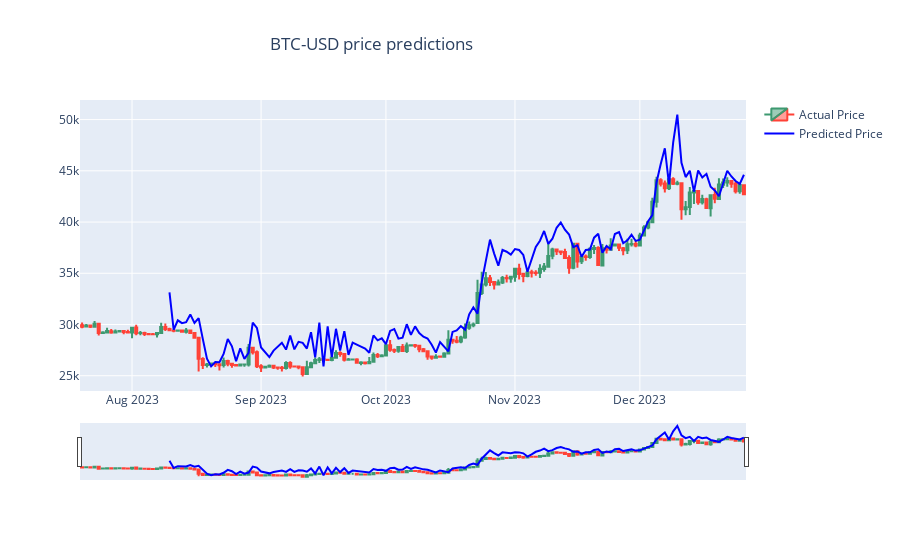

The notebook cell this image was saved under:
### Code cell
x = val_loader.dataset.X
y = val_loader.dataset.y
ref = val_loader.dataset.initial_price
date = val_loader.dataset.current_date

with torch.no_grad():
    y_hat = model(x)
    
predict_out = np.multiply( (np.array(y_hat)+1).flatten(), ref)


import plotly.graph_objects as go

df = prices_df_val.iloc[200:]

fig = go.Figure(data=[
        go.Candlestick(
            x=df['Date'],
            open=df['Open'],
            high=df['High'],
            low=df['Low'],
            close=df['Close'],
            name='Actual Price'
        ),
        go.Scatter(
            x=date,
            y=predict_out,
            line=dict(color='blue'),
            name='Predicted Price'
            )
    ]).update_layout(title_text=tickers+' price predictions', title_x=0.3)

fig.show()

### Figure 1 — Plotly figure (JSON) as saved in the notebook; plotly's stock layout.template omitted (floating-point values rounded to 4 significant figures; data arrays with more than 128 entries replaced by an {"elided": "..."} marker saying what was removed)
{"data": [{"close": {"elided": "160 float values"}, "high": {"elided": "160 float values"}, "low": {"elided": "160 float values"}, "name": "Actual Price", "open": {"elided": "160 float values"}, "type": "candlestick", "x": {"elided": "160 str values"}}, {"line": {"color": "blue"}, "name": "Predicted Price", "type": "scatter", "x": {"elided": "139 str values"}, "y": {"elided": "139 float values"}}], "layout": {"title": {"text": "BTC-USD price predictions", "x": 0.3}}}
